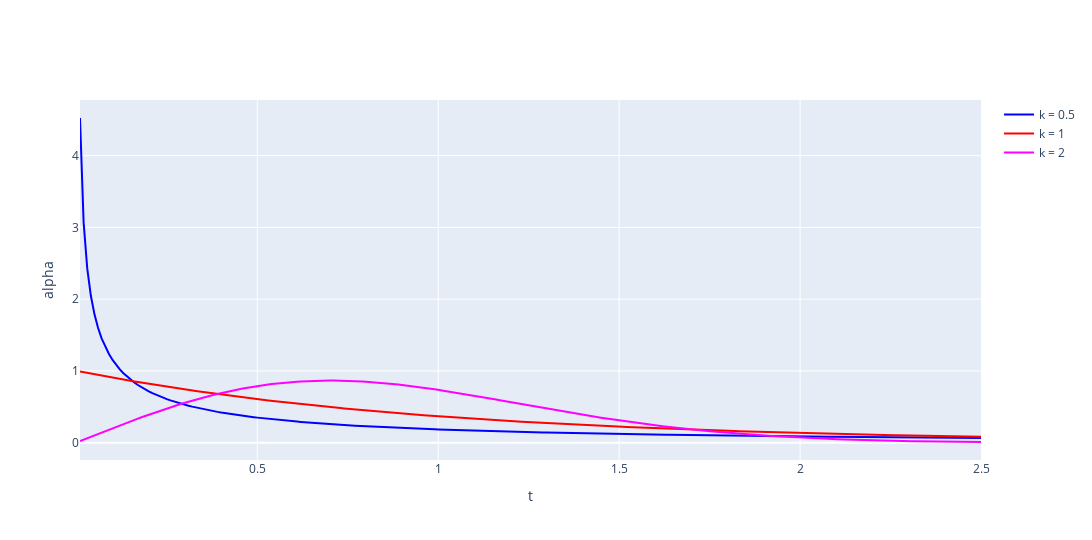

The notebook cell this image was saved under:
### Markdown cell above
##### PDF

### Code cell
# @title CDF values
x, y05, y1, y2 = [], [], [], []

for t in range(1, 251, 1):
    t /= 100
    x.append(t)
    y05.append(f_Weibull(t, 0.5, 2))
    y1.append(f_Weibull(t, 1, 1))
    y2.append(f_Weibull(t, 2, math.sqrt(math.pi)/2))

plot(x, x, x, y05, y1, y2, "t", "alpha")

### Figure 1 — Plotly figure (JSON) as saved in the notebook; plotly's stock layout.template omitted (floating-point values rounded to 4 significant figures; data arrays with more than 128 entries replaced by an {"elided": "..."} marker saying what was removed)
{"data": [{"marker": {"color": "blue"}, "mode": "lines", "name": "k = 0.5", "type": "scatter", "x": {"elided": "250 float values"}, "y": {"elided": "250 float values"}}, {"marker": {"color": "red"}, "mode": "lines", "name": "k = 1", "type": "scatter", "x": {"elided": "250 float values"}, "y": {"elided": "250 float values"}}, {"marker": {"color": "magenta"}, "mode": "lines", "name": "k = 2", "type": "scatter", "x": {"elided": "250 float values"}, "y": {"elided": "250 float values"}}], "layout": {"height": 540, "width": 1152, "xaxis": {"title": {"text": "t"}}, "yaxis": {"title": {"text": "alpha"}}}}
